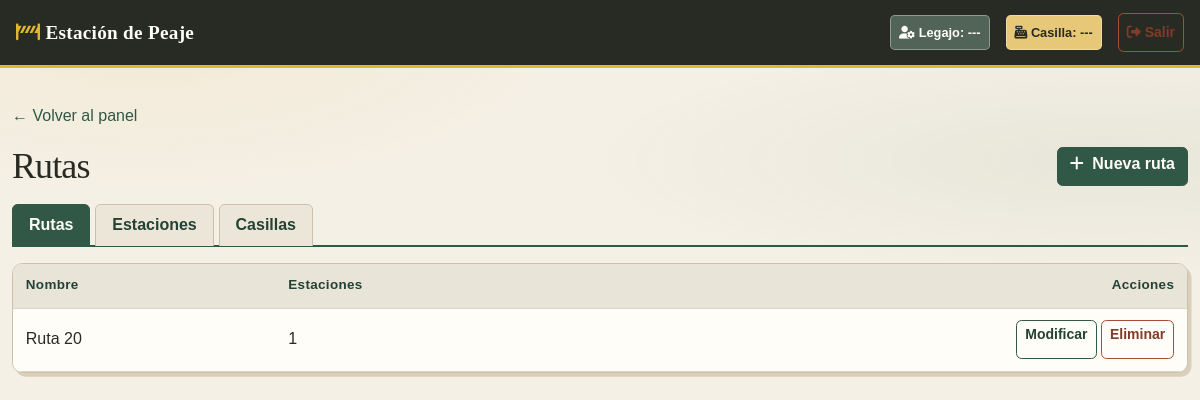
/panel/rutas/ (signed in), run on an earlier commit of the app's database.
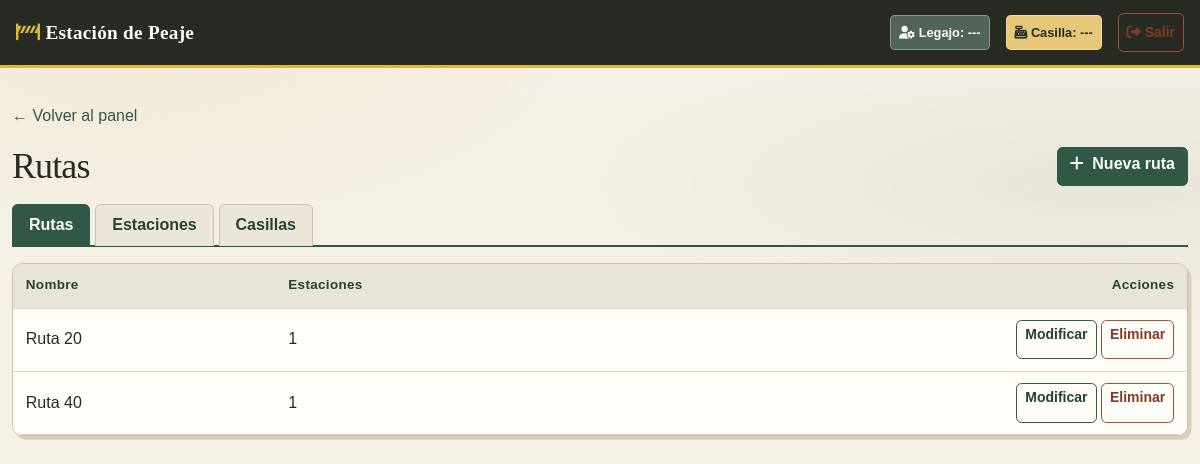
And on a later commit of the database.
### core/models.py (models this page shows, shortened)
class Ruta(models.Model):
    id_ruta = models.AutoField(primary_key=True)
    nombre = models.CharField(max_length=100)
    ramal = models.CharField(max_length=100, blank=True, default="")
    class Meta:
        db_table = "ruta"

### core/views.py (the view)
# urls.py: path('panel/rutas/', views.RutaListView.as_view(), name='rutas'),
class RutaListView(SoloAdminMixin, ListView):
    model = Ruta                                   # Qué modelo listar
    template_name = 'panel/rutas_lista.html'       # Template que se muestra
    context_object_name = 'rutas'                  # Nombre de la lista dentro del template
    ordering = ['nombre']                          # Orden alfabético

### core/models.py (called while the page is built)
    @property
    def is_active(self):
        return self.activo

### core/views.py (called while the page is built)
    def test_func(self):
        u = self.request.user
        return u.is_authenticated and u.es_administrador

### templates/panel/rutas_lista.html (shortened to what this page needs)
{% extends 'base.html' %}
{% block content %}
<a href="/prueba/" class="text-decoration-none">&larr; Volver al panel</a>
<div class="d-flex justify-content-between align-items-center my-3">
    <h1 class="h3 mb-0">Rutas</h1>
    <a href="{% url 'ruta_crear' %}" class="btn btn-success">
        <i class="fa-solid fa-plus me-1"></i> Nueva ruta
    </a>
</div>
{% include 'panel/_tabs.html' %}
<div class="card shadow-sm border-0">
    <table class="table table-hover mb-0">
        <thead class="table-light">
            <tr>
                <th>Nombre</th>
                <th>Estaciones</th>
                <th class="text-end">Acciones</th>
            </tr>
        </thead>
        <tbody>
            {% for ruta in rutas %}
            <tr>
                <td>{{ ruta.nombre }}</td>
                <td>{{ ruta.estaciones.count }}</td>
                <td class="text-end">
                    <a href="{% url 'ruta_editar' ruta.pk %}" class="btn btn-sm btn-outline-primary">Modificar</a>
                    <a href="{% url 'ruta_borrar' ruta.pk %}" class="btn btn-sm btn-outline-danger">Eliminar</a>
                </td>
            </tr>
            {% empty %}
            <tr><td colspan="3" class="text-center text-muted py-4">No hay rutas cargadas.</td></tr>
            {% endfor %}
        </tbody>
    </table>
</div>
{% endblock %}

What changed in the data, as far as the page shows it:
added Ruta: nombre "Ruta 40", estaciones.count "1"
